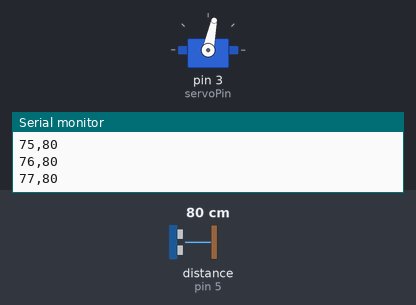
The sketch below on a simulated Arduino Uno, built with avr-gcc and run on an emulated ATmega328P. Parts: servo, the last lines printed to the serial monitor. Wiring (inferred from the names in the program): ultrasonic range finder: trigger pin 6; echo pin 5. The test bench sets the inputs (shaded band); at power-on: distance to the obstacle (sensor on pin 5) 80 cm. The echo pulse lasts 58.3 µs per cm.

Above: at 1.2 s.
1.3 s: distance to the obstacle (sensor on pin 5) set to 299 cm
At 1.67 s:
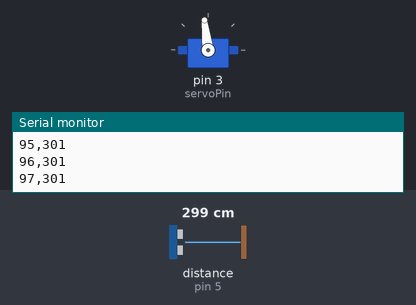
4.3 s: distance to the obstacle (sensor on pin 5) set to 18 cm
At 4.78 s:
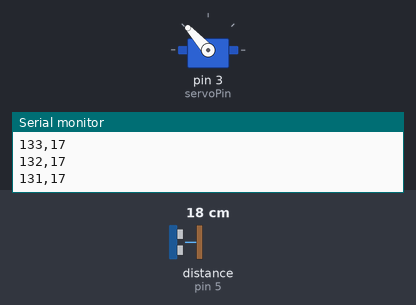
Timing chart, 0 to 13.3 s (numbered marks = the images above; inputs shaded):
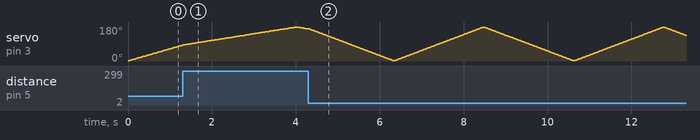

The sketch:

SonarSweep.ino
```cpp
#include <Servo.h>

#define ECHO 		5
#define TRIG		6
#define SERVO_MIN	1
#define SERVO_MAX	179
#define servoPin	3

Servo servo;
int servoPosition;
double distance;

void trigger();

void setup() {
	servo.attach(servoPin);
	pinMode(ECHO, INPUT);
	pinMode(TRIG, OUTPUT);
	Serial.begin(115200);
}

void loop() {
	servoPosition = SERVO_MIN;
	while(servoPosition <= SERVO_MAX){
		servo.write(servoPosition);
		trigger();
		distance = pulseIn(ECHO, HIGH, 25000)/57.753;
		Serial.print(servoPosition++);
		Serial.print(",");
		Serial.println((int)distance);
		_delay_ms(10);

	}
	while(servoPosition >= SERVO_MIN){
		servo.write(servoPosition);
		trigger();
		distance = pulseIn(ECHO, HIGH, 25000)/57.753;
		Serial.print(servoPosition--);
		Serial.print(",");
		Serial.println((int)distance);
		_delay_ms(10);
	}
}

void trigger(){
	digitalWrite(TRIG, HIGH);
	_delay_us(10);
	digitalWrite(TRIG, LOW);
}
```
